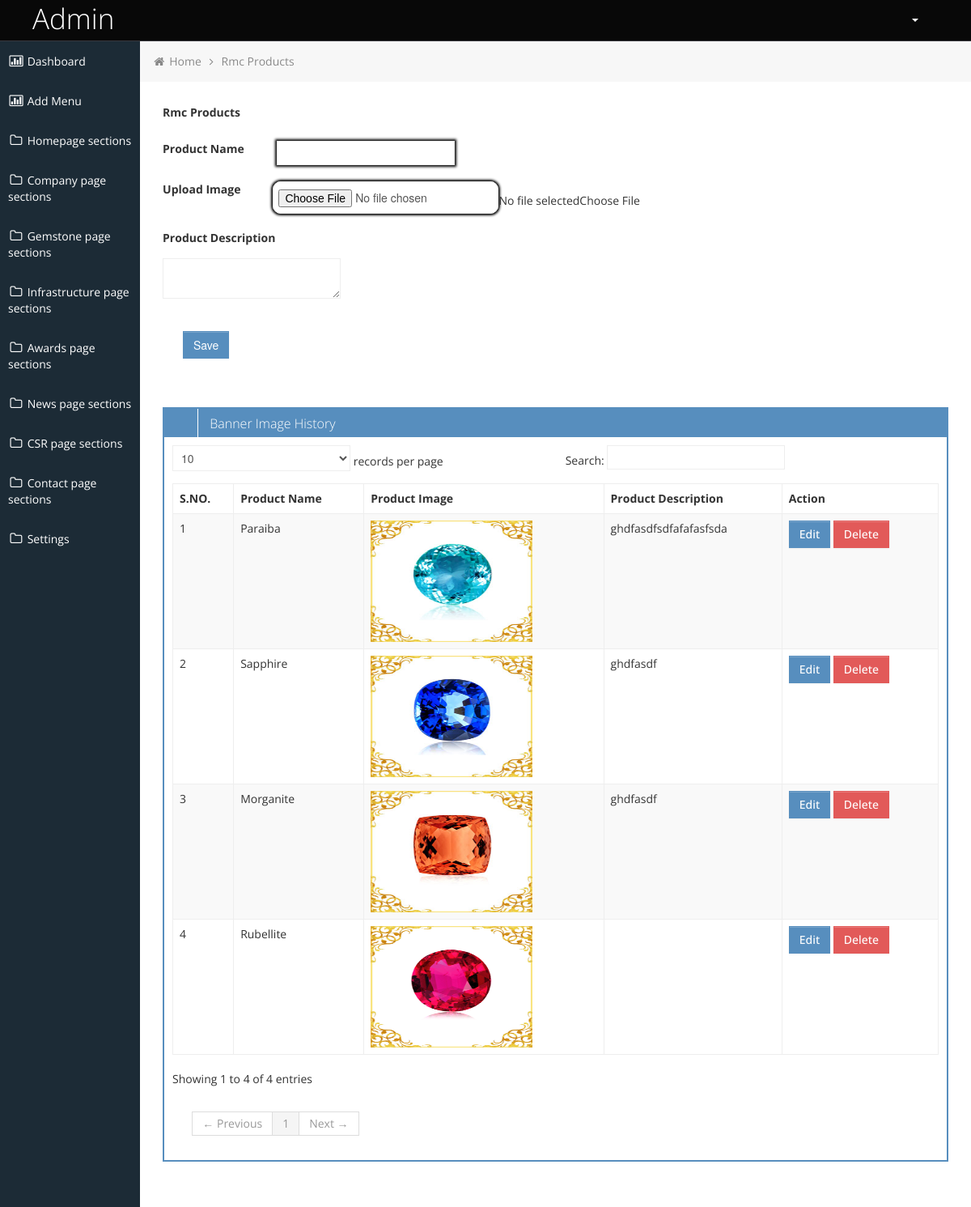
Screenshot of /admin/rmc-products.php (signed in) with the database file from the repository.
### tables this page shows
CREATE TABLE `rmc_products` (
  `id` int(11) NOT NULL,
  `product_name` varchar(255) NOT NULL,
  `product_description` varchar(255) DEFAULT NULL,
  `product_image` varchar(255) NOT NULL,
  `created` datetime NOT NULL
);

### admin/functions/functions.php (called while the page is built, shortened)
<?php
class Functions{
	protected $db;
	public $date_time;
	private $host ='localhost';
	private $db_user ='rmcgems_rmc';
	private $db_pass ='rmcgems_rmc';
	private $db_name ='rmcgems_rmc';
	public function __construct(){
		$this->db = new mysqli($this->host, $this->db_user, $this->db_pass, $this->db_name);
		$this->date_time = date('Y-m-d H:i:s');
	}
	public function admin_acty($msg){
			$ip = $this->getUserIpAddr();
			$msg = $msg.$ip;
			$this->db->query("INSERT INTO login_activity (comment,date_time) VALUES ('$msg','$this->date_time')");
			return TRUE;
		}
		public	function getUserIpAddr(){
	    $ipaddress = $_SERVER['SERVER_ADDR'];
		$ip_server_data = array('HTTP_X_REAL_IP', 'HTTP_CF_CONNECTING_IP', 'HTTP_X_FORWARDED_FOR','REMOTE_ADDR');
		  foreach($ip_server_data as $real_ip){
			$real_ip = @$_SERVER[$real_ip];
			if($real_ip){
				$ipaddress = $real_ip;
				break;
			}
		}
		return $ipaddress;
	}
	public function get_order_by($table,$order_by,$order){
		$table = $this->xss_clean($table);
		$order_by = $this->xss_clean($order_by);
		$order = $this->xss_clean($order);
		$res = $this->db->query("SELECT * FROM $table ORDER BY $order_by $order ");
		$data_ar = array();
		if($res->num_rows > 0){
			while($data = $res->fetch_assoc()){
				$data_ar[] = $data;
			}
		}
		return $data_ar;
	}
	public function xss_clean($value){
		return htmlspecialchars(strip_tags(mysqli_real_escape_string($this->db,$value)));
	}
	}
$functions =new Functions();
?>

### admin/rmc-products.php (the view, shortened to what this page needs)
<?php
require_once("_header.php");
  $functions->admin_acty('users page visited');
?>
<div class="container-fluid-full">
	<div class="row-fluid">
		<?php require_once("_sidebar.php"); ?>
		<div id="content" class="span10">
            <ul class="breadcrumb">
				<li>
					<i class="icon-home"></i>
					<a href="dashboard.php">Home</a>
					<i class="icon-angle-right"></i>
				</li>
				<li><a href="#">Rmc Products</a></li>
			</ul>
			<div class="row-fluid">
				<div class="span12">
					<form class=""  method="post" enctype="multipart/form-data">
						<fieldset>
                        	<div class="control-group span12" style="margin-left: 0px;">
							  <label class="control-labe1l" style="margin-bottom: 15px; "><strong>Rmc Products</strong></label>
							</div>
							<div class="control-group span12" style="margin-left: 0px; display: flex">
							  <label class="control-labe1l" style="margin-bottom: 15px; margin-right: 40px"><strong>Product Name</strong></label>
							  <input type="text" name="product_name" required="" style="border: 1px solid black;box-shadow: 0px 0px 3px 2px black;">
							</div>
                         	<div class="control-group span12" style="margin-left: 0px;display: flex">
							  <label class="control-labe1l" style="margin-bottom: 15px;margin-right: 40px"><strong>Upload Image</strong></label>
							  <input type="file" name="image" required="" style="border: 1px solid black;box-shadow: 0px 0px 3px 2px black;border-radius: 10px">
							</div>
							<div class="control-group span12" style="margin-left: 0px;">
							  <label class="control-labe1l" style="margin-bottom: 15px"><strong>Product Description</strong></label>
							   <textarea name="editor1"></textarea>
							</div>
							<div class="control-group span3">
							  <br>
								<input type="submit" class="input-xlarge btn btn-primary" name="submit" value="Save">
							</div>
						</fieldset>
					</form>
							</div>
					<div class="span4"></div>
				</div>
			<div class="row-fluid">
             <div class="box span12">
					<div class="box-header" data-original-title>
						<h2><i class="halflings-icon white user"></i><span class="break"></span> Banner Image History</h2>
						<div class="box-icon">
							<a href="#" class="btn-minimize"><i class="halflings-icon white chevron-up"></i></a>
							<a href="#" class="btn-close"><i class="halflings-icon white remove"></i></a>
						</div>
					</div>
					<div class="box-content" style="overflow-y: auto;z-index: 0;">
					<div style="clear: both"></div>
					<table class="table table-striped table-bordered bootstrap-datatable datatable">
					<thead>
			<tr>
				<th>S.NO.</th>
				<th>Product Name</th>
				<th>Product Image</th>
				<th>Product Description</th>
				<th>Action</th>
			</tr>
	    </thead>
		<?php
					$result_ar = $functions->get_order_by('rmc_products','id','DESC');
					$i =0;
					foreach($result_ar as $result){
						?>
					<tr>
						<td class="center"><?= ++$i ?></td>
						<td class="center"><?= $result['product_name'] ?></td>
						<td class="center"><a href="../gallery/rmc-products/<?= $result['product_image'] ?>" target="_blank"><img src="image/rmc-products/<?= $result['product_image'] ?>" style="width: 200px;height:150px"></a></td>
						<td class="center"><?=   htmlspecialchars_decode($result['product_description']);   ?></td>
						<td class="center">
							<a  class="btn btn-primary" href="edit-rmc-products?id=<?php echo $result["id"];?>&action=Edit" title="Delete">
							Edit
						  </a>
							<a onclick="return confirm('Are you sure you would like to Delete Image?');"  class="btn btn-danger" href="rmc-products?id=<?php echo $result["id"];?>&action=Delete" title="Delete">
							Delete
						  </a>
						</td>
					</tr>
					<?php } ?>
					</table>
				</div>
			</div>
		</div>
			</div>
		</div>
	</div>
<?php
require_once("_footer.php");
?>

### admin/css/style.css (style rules this page uses)
body { background: #F5F5F5; color: #333; border: none; font-family: 'Open Sans', sans-serif; font-weight: 400; }
a { color: #646464; }
h2 { font-size: 16px; line-height: 16px; }
#content { background: #ffffff; filter: none; min-height: 100%; padding: 20px 20px; position: relative; }
.breadcrumb { margin: -28px -28px 28px -28px; line-height: 34px; background: #F7F7F7; border: 0px; color: #888; -webkit-box-shadow: none; -moz-box-shadow: none; box-shadow: none; -webkit-border-radius: 0px; -moz-border-radius: 0px; border-radius: 0px; }
.breadcrumb a { color: #888; text-shadow: 0px 1px 1px #fff; }
.box { border: 2px solid #578EBE; background: #fff !important; margin-bottom: 28px; }
.box-header { height: 16px; font-size: 16px; line-height: 16px; padding: 10px; background: #578EBE; -webkit-box-shadow: none; -moz-box-shadow: none; box-shadow: none; overflow: hidden; }
.box-header h2 { float:left; margin-top: 0px; font-weight: 300; }
.box-header .box-icon, .box-header h2 { color:#fff; }
.box-header h2 i { margin: 0px 3px 0px 4px; opacity: .8; filter: alpha(opacity=80); -ms-filter:"progid:DXImageTransform.Microsoft.Alpha(Opacity=80)"; }
.box-header .box-icon { float:right; margin-top: 1px; }
.box-header .box-icon i { -webkit-transition: all 0.1s ease-in-out; -moz-transition: all 0.1s ease-in-out; -o-transition: all 0.1s ease-in-out; -ms-transition: all 0.1s ease-in-out; transition: all 0.1s ease-in-out; opacity: .8; filter: alpha(opacity=80); -ms-filter:"progid:DXImageTransform.Microsoft.Alpha(Opacity=80)"; }
.box-header .box-icon a { margin: 0px 5px; }
.box-content { position: relative; z-index: 50; margin-top: -1px; padding: 10px; background: #fff !important; }
.btn { display: inline-block; padding: 6px 12px; margin-bottom: 0; font-size: 14px; font-weight: 500; line-height: 20px; text-align: center; white-space: nowrap; vertical-align: middle; cursor: pointer; border: 1px solid #a7a9aa; -webkit-border-radius: 0px !important; border-radius: 0px !important; }
.btn { color: #ffffff; background-color: #a7a9aa; border-color: #a7a9aa; background-image: none; filter: none; text-shadow: none; }
.btn-primary { background-color: #578EBE; border-color: #578EBE; }
.btn-danger { background-color: #E25A59; border-color: #E25A59; }
.table th, .table td { border-top: 1px solid #eee; }
.table-bordered { border-color: #eee; -webkit-border-radius: 0px !important; -moz-border-radius: 0px !important; border-radius: 0px !important; }
.table-bordered th, .table-bordered td { border-left: 1px solid #eee; }
.table-bordered thead:first-child tr:first-child > th:first-child, .table-bordered tbody:first-child tr:first-child > td:first-child, .table-bordered tbody:first-child tr:first-child > th:first-child { -webkit-border-radius: 0px !important; -moz-border-radius: 0px !important; border-radius: 0px !important; }
.table-bordered thead:first-child tr:first-child > th:last-child, .table-bordered tbody:first-child tr:first-child > td:last-child, .table-bordered tbody:first-child tr:first-child > th:last-child { -webkit-border-radius: 0px !important; -moz-border-radius: 0px !important; border-radius: 0px !important; }
.table-bordered thead:last-child tr:last-child > th:first-child, .table-bordered tbody:last-child tr:last-child > td:first-child, .table-bordered tbody:last-child tr:last-child > th:first-child, .table-bordered tfoot:last-child tr:last-child > td:first-child, .table-bordered tfoot:last-child tr:last-child > th:first-child { -webkit-border-radius: 0px !important; -moz-border-radius: 0px !important; border-radius: 0px !important; }
.table-bordered thead:last-child tr:last-child > th:last-child, .table-bordered tbody:last-child tr:last-child > td:last-child, .table-bordered tbody:last-child tr:last-child > th:last-child, .table-bordered tfoot:last-child tr:last-child > td:last-child, .table-bordered tfoot:last-child tr:last-child > th:last-child { -webkit-border-radius: 0px !important; -moz-border-radius: 0px !important; border-radius: 0px !important; }

### admin/css/style-responsive.css (style rules this page uses)
@media (min-width: 1200px) { .container-fluid-full { overflow: hidden; position: relative; height: 100%; } }
@media (min-width: 1200px) { #content { width: 85.578%; padding: 28px; margin: 0px 0px; margin-left: 14.422% !important; } }

### rows the page displays
rmc_products: product_name "Paraiba", product_image (picture), product_description "ghdfasdfsdfafafasfsda"
rmc_products: product_name "Sapphire", product_image (picture), product_description "ghdfasdf"
rmc_products: product_name "Morganite", product_image (picture), product_description "ghdfasdf"
rmc_products: product_name "Rubellite", product_image (picture)
